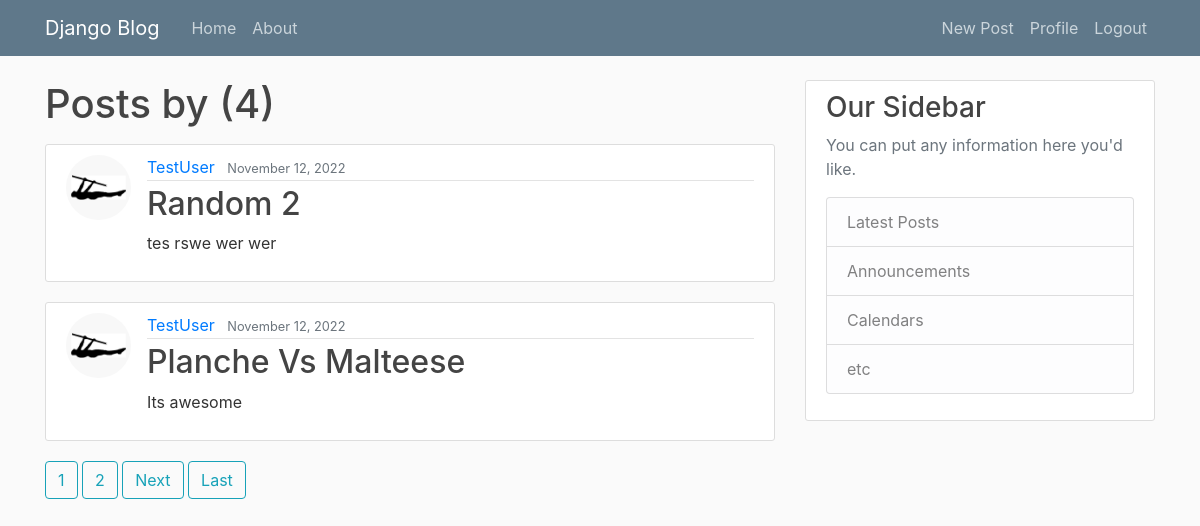
/user/TestUser/ (signed in), run on the app's committed database.
### blog/models.py (models this page shows, shortened)
class Post(models.Model):
    title = models.CharField(max_length=100)
    content = models.TextField(default='')
    date_posted = models.DateTimeField(default=timezone.now)
    author = models.ForeignKey(User, on_delete=models.CASCADE)

### users/models.py (models this page shows, shortened)
class Profile(models.Model):
    user = models.OneToOneField(User, on_delete=models.CASCADE)
    images = models.ImageField(default='default.jpg', upload_to='profile_pics')

### blog/views.py (the view)
# urls.py: path('user/<str:username>/', UserPostListView.as_view(), name='user-posts'),
class UserPostListView(LoginRequiredMixin, ListView):
    model = Post
    template_name = 'blog/user_posts.html'
    context_object_name = 'posts'
    paginate_by = 2
    def get_queryset(self):
        user = get_object_or_404(User, username=self.kwargs.get('username'))
        return Post.objects.filter(author=user).order_by('-date_posted')

### blog/templates/blog/user_posts.html (shortened to what this page needs)
{% extends "blog/base.html" %}
{% block content %}
    <h1 class="mb-3">Posts by {{ view.kwargs.usernmae }} ({{ page_obj.paginator.count}})</h1>
    {% for post in posts %}
        <article class="media content-section">
            <img class="rounded-circle article-img" src="{{ post.author.profile.images.url }}">
            <div class="media-body">
            <div class="article-metadata">
                <a class="mr-2" href="{% url 'user-posts' post.author.username %} ">{{ post.author }}</a>
                <small class="text-muted">{{ post.date_posted|date:"F d, Y" }}</small>
            </div>
            <h2><a class="article-title" href="{% url 'post-detail' post.id %}">{{ post.title }}</a></h2>
            <p class="article-content">{{ post.content }}</p>
            </div>
        </article>
    {% endfor %}
    {% if is_paginated %}
        {% for num in page_obj.paginator.page_range %}
            {% if page_obj.number == num %}
                <a class="btn btn-outline-info mb-4" href="?page={{ num }}">{{ num }}</a>
            {% elif num > page_obj.number|add:'-3' and num < page_obj.number|add:'3'  %}
                <a class="btn btn-outline-info mb-4" href="?page={{ num }}">{{ num }}</a>
            {% endif %}
        {% endfor %}
        {% if page_obj.has_next %}
            <a class="btn btn-outline-info mb-4" href="?page={{page_obj.next_page_number}}">Next</a>
            <a class="btn btn-outline-info mb-4" href="?page={{ page_obj.paginator.num_pages }}">Last</a>
        {% endif %}
    {% endif %}
{% endblock content %}

### blog/templates/blog/base.html (shortened to what this page needs)
{% load static %}
<!DOCTYPE html>
<html>
<head>
    <link rel="stylesheet" href="https://cdn.jsdelivr.net/npm/bootstrap@4.0.0/dist/css/bootstrap.min.css">
    <link rel="stylesheet" type="text/css" href="{% static 'blog/main.css' %}">
</head>
<body>
    <header class="site-header">
        <nav class="navbar navbar-expand-md navbar-dark bg-steel fixed-top">
          <div class="container">
            <a class="navbar-brand mr-4" href="{% url 'blog-home' %}">Django Blog</a>
            <div class="collapse navbar-collapse" id="navbarToggle">
              <div class="navbar-nav mr-auto">
                <a class="nav-item nav-link" href="{% url 'blog-home' %}">Home</a>
                <a class="nav-item nav-link" href="{% url 'blog-about' %}">About</a>
              </div>
              <div class="navbar-nav">
                {% if user.is_authenticated %}
                  <a class="nav-item nav-link" href="{% url 'post-create'  %}">New Post</a>
                  <a class="nav-item nav-link" href="{% url 'profile'  %}">Profile</a>
                  <a class="nav-item nav-link" href="{% url 'logout'  %}">Logout</a>
                {% else %}
                  <a class="nav-item nav-link" href="{% url 'login'  %}">Login</a>
                  <a class="nav-item nav-link" href="{% url 'register' %}">Register</a>
                {% endif %}
              </div>
            </div>
          </div>
        </nav>
      </header>
      <main role="main" class="container">
        <div class="row">
          <div class="col-md-8">
            {% block content %}{% endblock %}
          </div>
          <div class="col-md-4">
            <div class="content-section">
              <h3>Our Sidebar</h3>
              <p class='text-muted'>You can put any information here you'd like.
                <ul class="list-group">
                  <li class="list-group-item list-group-item-light">Latest Posts</li>
                  <li class="list-group-item list-group-item-light">Announcements</li>
                  <li class="list-group-item list-group-item-light">Calendars</li>
                  <li class="list-group-item list-group-item-light">etc</li>
                </ul>
              </p>
            </div>
          </div>
        </div>
      </main>
  </body>
</body>
</html>

### blog/static/blog/main.css (style rules this page uses)
body { background: #fafafa; color: #333333; margin-top: 5rem; }
h1, h2, h3, h4, h5, h6 { color: #444444; }
ul { margin: 0; }
.bg-steel { background-color: #5f788a; }
.site-header .navbar-nav .nav-link { color: #cbd5db; }
.content-section { background: #ffffff; padding: 10px 20px; border: 1px solid #dddddd; border-radius: 3px; margin-bottom: 20px; }
.article-title { color: #444444; }
.article-content { white-space: pre-line; }
.article-img { height: 65px; width: 65px; margin-right: 16px; }
.article-metadata { padding-bottom: 1px; margin-bottom: 4px; border-bottom: 1px solid #e3e3e3 }

### data on the page
Post: author.profile.images (placeholder picture), author "TestUser", date_posted "November 12, 2022", title "Random 2", content "tes rswe wer wer"
Post: author.profile.images (placeholder picture), author "TestUser", date_posted "November 12, 2022", title "Planche Vs Malteese", content "Its awesome"

### other printed values
{{ page_obj.paginator.count }} "4"
{{ num }} "1"
{{ num }} "2"
